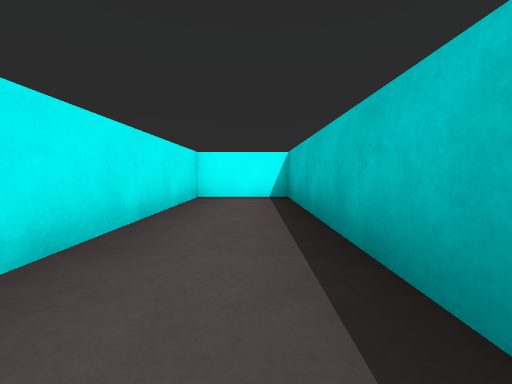
View 1 (above)

24 first-person views from a walk through a scene from a Unity 3-D project. The camera is 0.51 m above the floor, tilts 4° down and sees 90° across. The floor is counted in squares, 1 m on a side. Each view is taken from the middle of a square. On the plan, view 1 faces up. The plan holds only what a view shows up to about 9 squares ahead; the rest is blank. The place goes on beyond the plan.

View 2
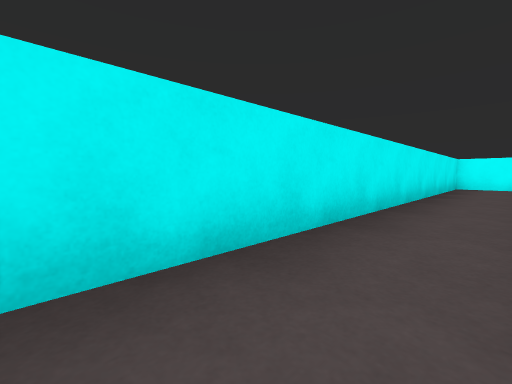

View 3
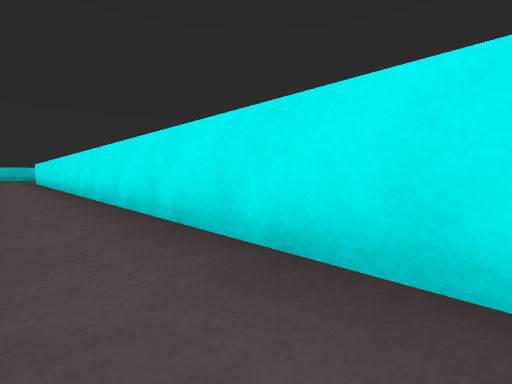

View 4
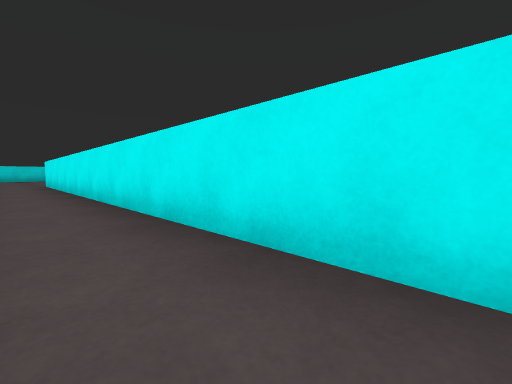

View 5
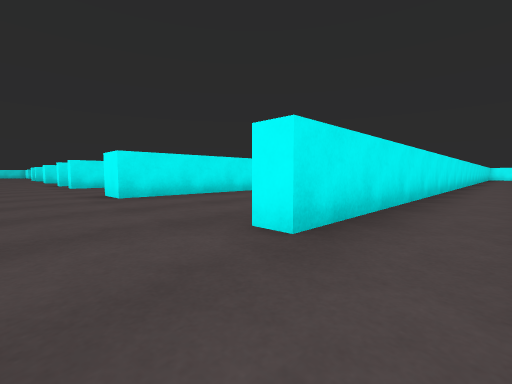

View 6
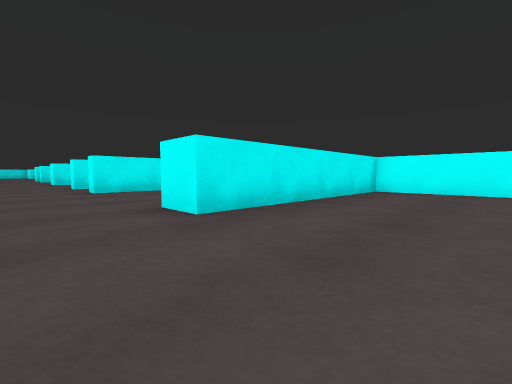

View 7
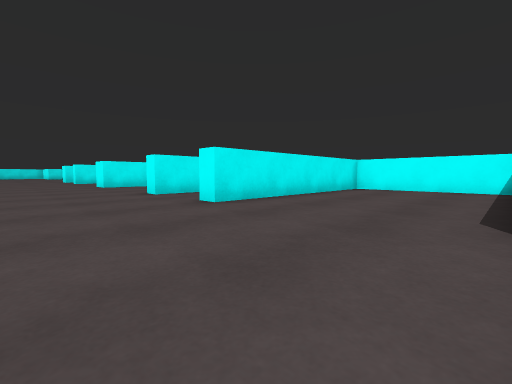

View 8
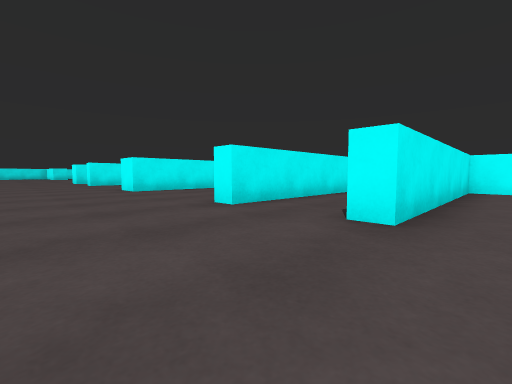

View 9
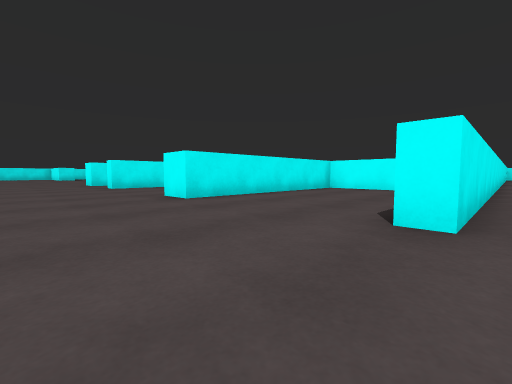

View 10
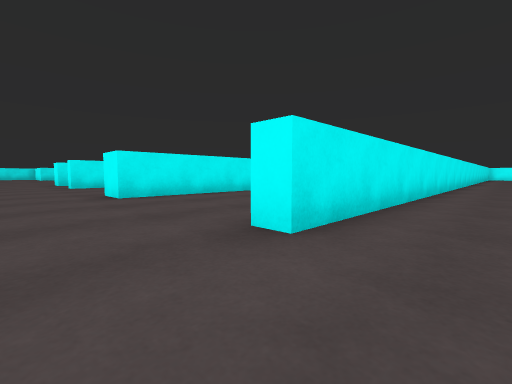

View 11
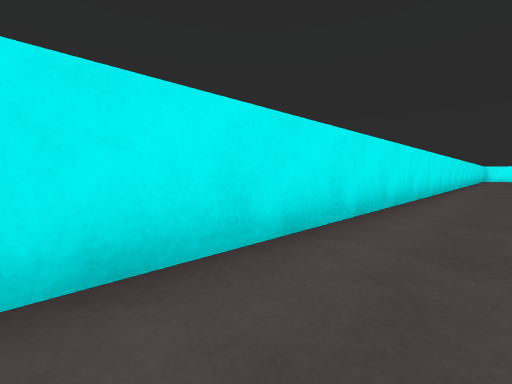

View 12
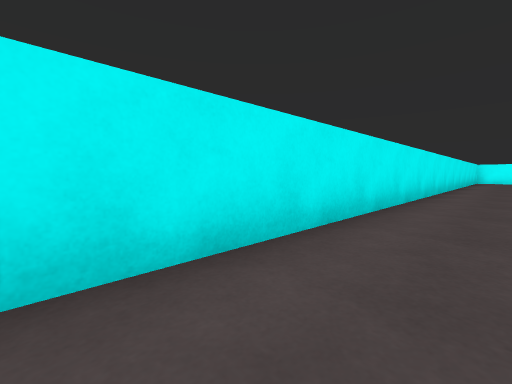

View 13
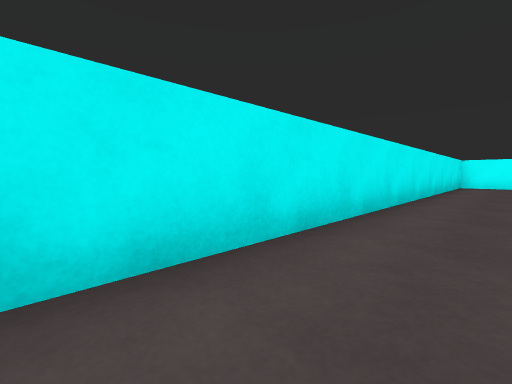

View 14
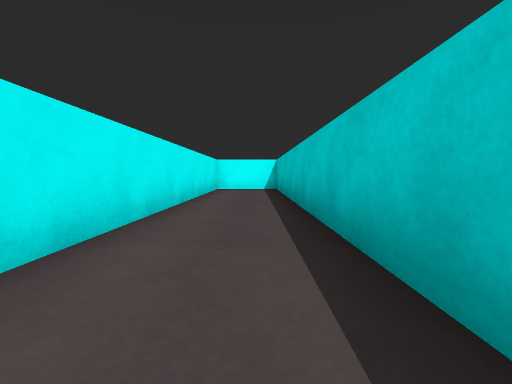

View 15
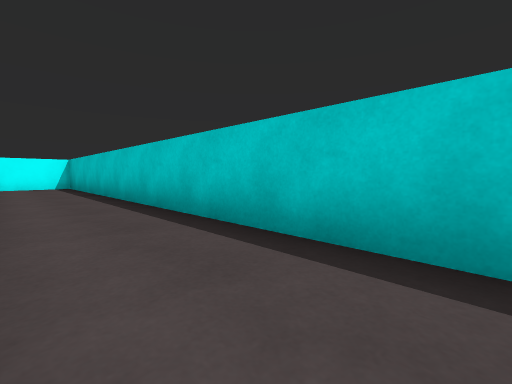

View 16
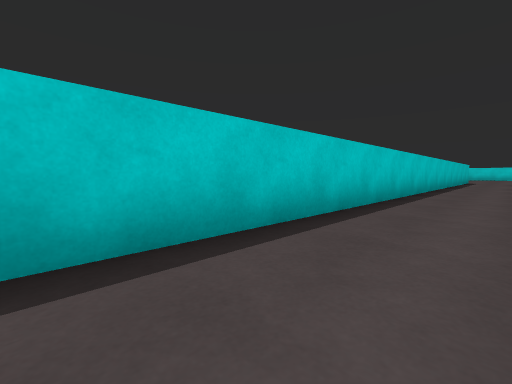

View 17
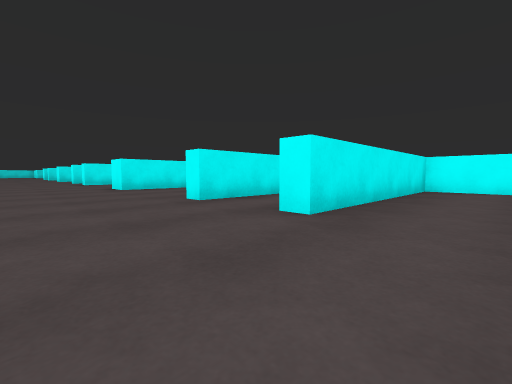

View 18
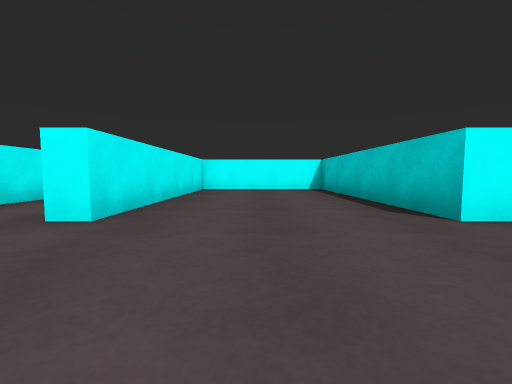

View 19
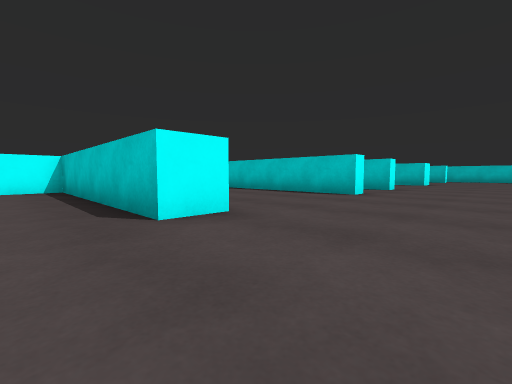

View 20
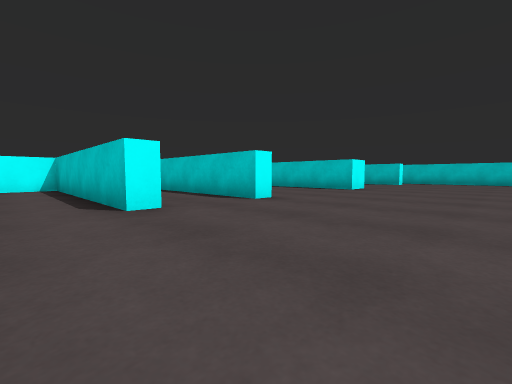

View 21
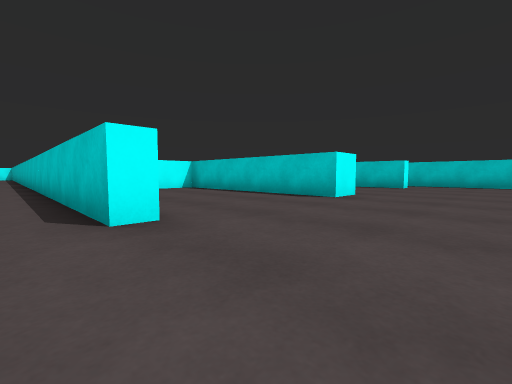

View 22
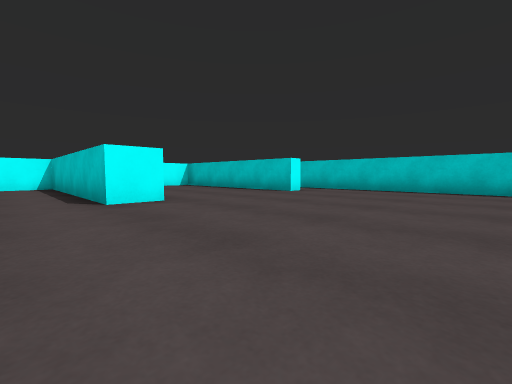

View 23
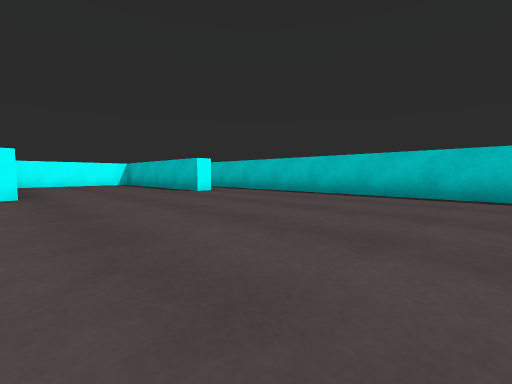

View 24
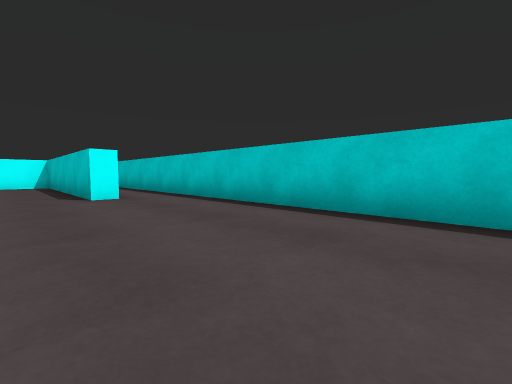

### Floor plan
Points are (right, up) in squares from view 1. A wall is a line through its corners. A room is listed if a view was taken in it or the views show most of it. See-through windows are left out.
Room 1 (views 1, 2, 3, 4, 5, 6, 7, 8, 9, 10, 11, 12, 13, 14, 15, 16, 17, 18, 19, 20, 21, 22, 23, 24)
walls: (6.2, -20.3) (5.2, -20.3) (5.2, -14.3) (1.2, -14.3) (1.2, -20.3) (0.6, -20.3); (-2.9, -14.3) (-5.8, -14.3) (-5.8, -20.3) (-6.9, -20.3); (10.8, -20.3) (10.2, -20.3) (10.2, -14.3) (9, -14.3); (-6.9, -14.3) (-10.8, -14.3) (-10.8, -20.3) (-11.4, -20.3); (13.2, -20.3) (12.7, -20.3) (12.7, -11); (-11.3, -13.1) (-11.3, 5.8) (-13.3, 5.8) (-13.3, -20.3) (-13.9, -20.3); (18.2, -20.3) (17.2, -20.3) (17.2, -14.3) (15.9, -14.3); (0.7, 0.6) (0.7, 5.8) (-1.3, 5.8) (-1.3, -20.3) (-1.9, -20.3); (-15.5, -14.3) (-17.1, -14.3); (22.8, -20.3) (22.2, -20.3) (22.2, -14.3) (21, -14.3); (-17.8, -15) (-17.8, -20.3) (-18.9, -20.3); (24.3, -27.1) (24.3, -16.5)

Positions as (right, up) in squares from view 1, and headings:
1: (0, 0), facing up
2: (0, -5), facing up-left
3: (0, -3), facing down-left
4: (0, -7), facing down-left
5: (0, -22), facing up-left
6: (-3, -22), facing up-left
7: (-7, -23), facing up-left
8: (-10, -23), facing up-left
9: (-13, -23), facing up-left
10: (-12, -22), facing up-left
11: (-12, -17), facing up-left
12: (-12, -12), facing up-left
13: (-12, -6), facing up-left
14: (-12, -3), facing up
15: (-13, -5), facing up-right
16: (-13, -2), facing down-right
17: (3, -23), facing up-left
18: (3, -23), facing up
19: (4, -23), facing up-right
20: (9, -24), facing up-right
21: (12, -23), facing up-right
22: (16, -25), facing up-right
23: (18, -27), facing up-right
24: (21, -26), facing up-right
